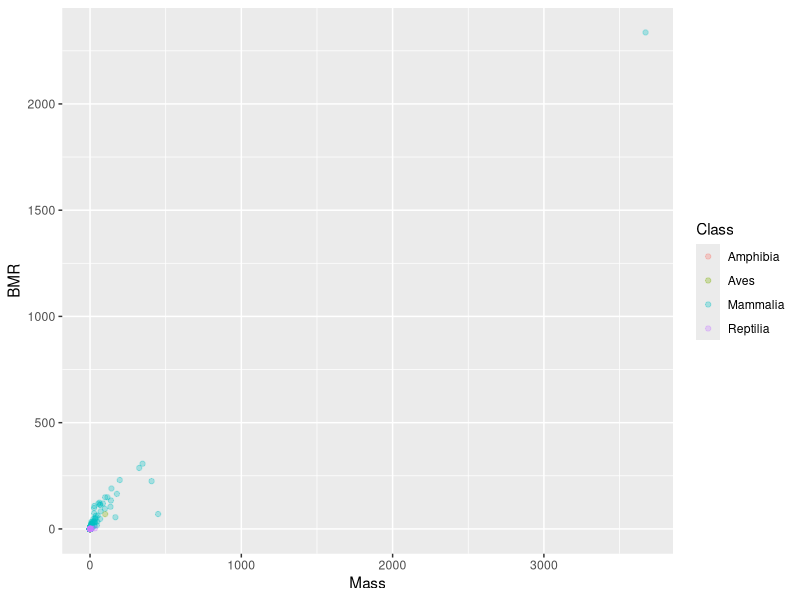
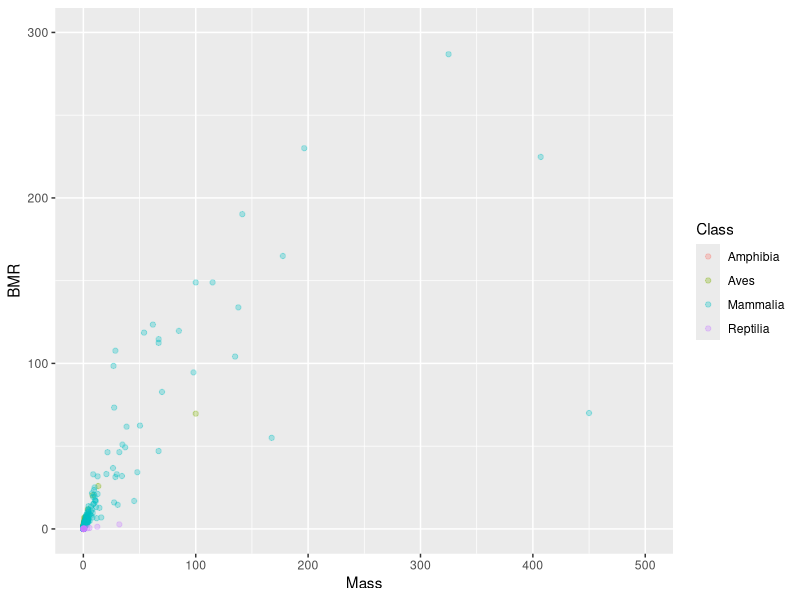
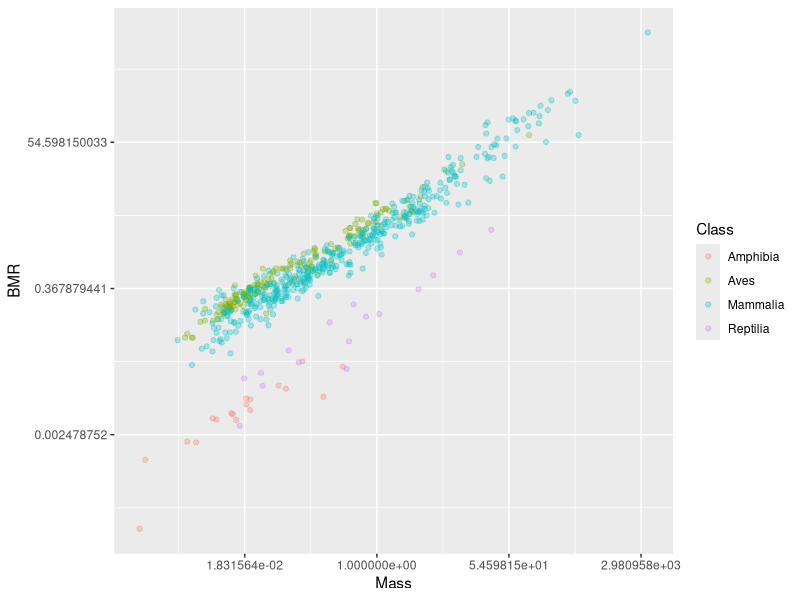
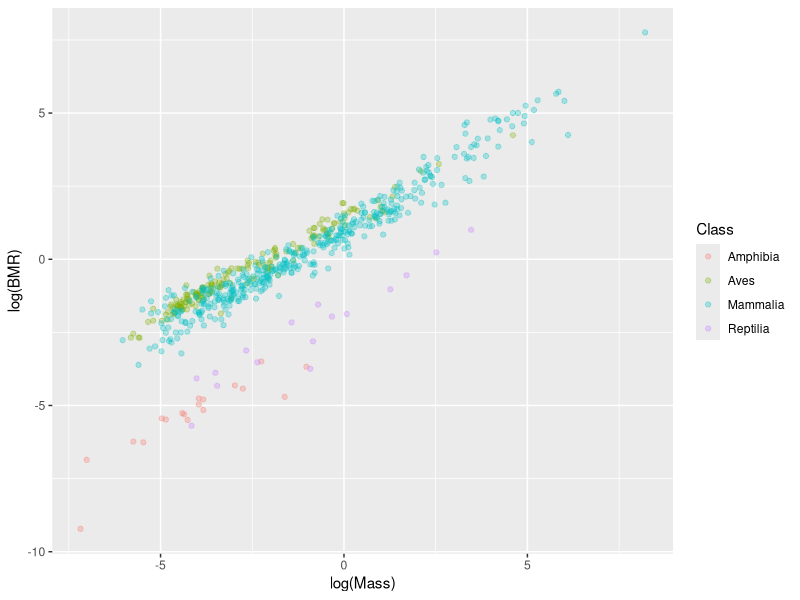
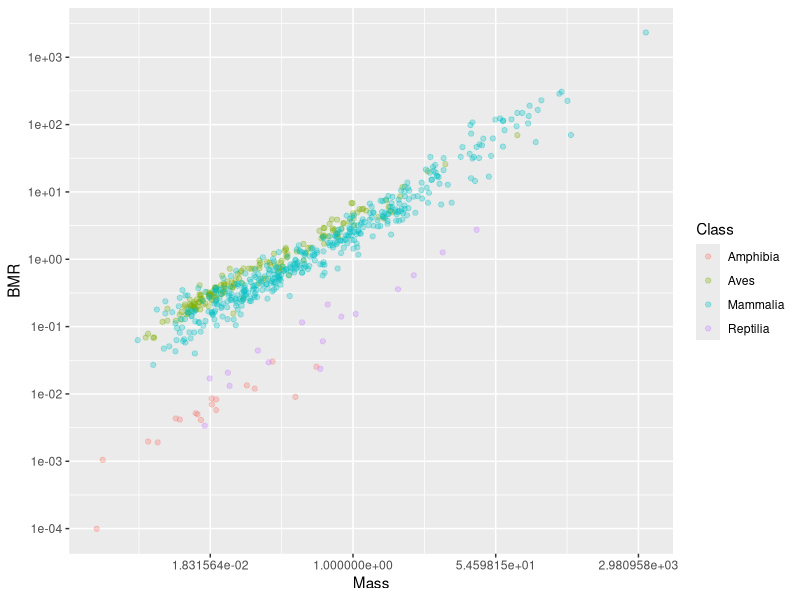
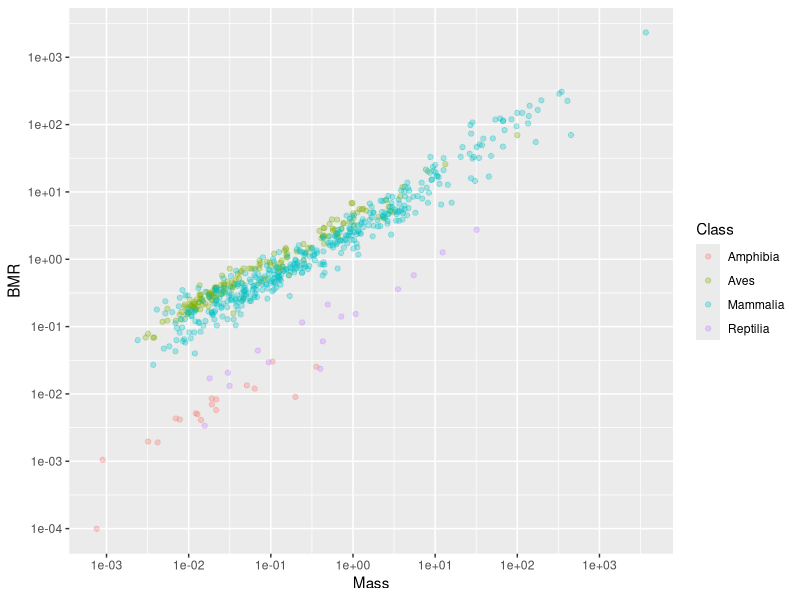
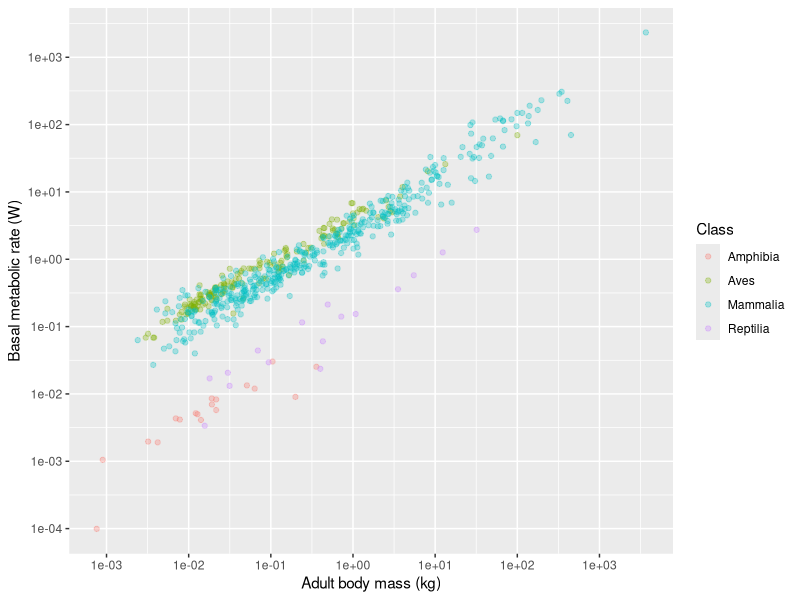
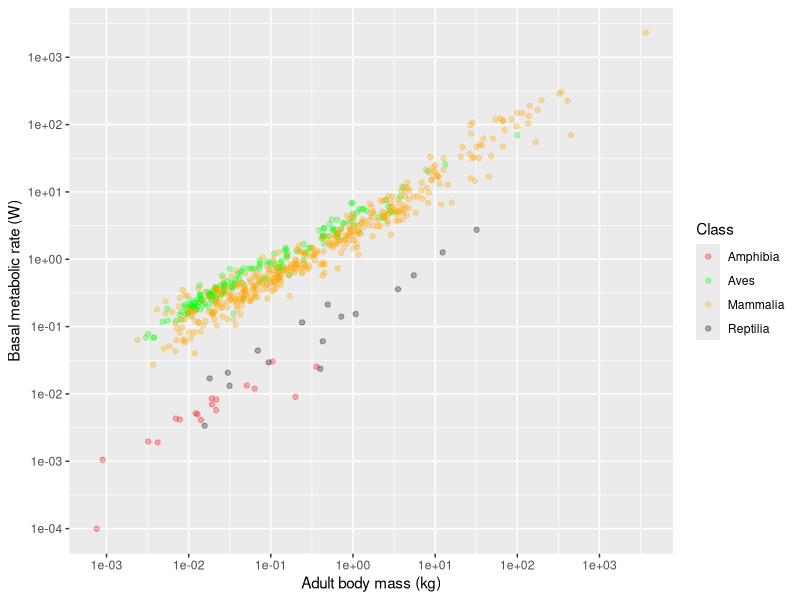

Write the R code that produced these figures, in order.
## ---- chunk 1
library(tidyverse)
## ---- chunk 2
x <- read.csv("CourseData/anage_data.csv")
## ---- chunk 3

anage <- x %>% 
  mutate(Species = paste(Genus,Species)) %>%
  rename(Longevity = "Maximum.longevity..yrs.",
         Mass = "Body.mass..g." ,
         BMR = "Metabolic.rate..W.") %>%
  select(Class, Order, Species,Mass,Longevity,BMR) %>%
  filter(Class %in% c("Aves","Amphibia","Mammalia","Reptilia")) %>% 
  droplevels() %>% #this removes unused "factor levels" e.g. "Insecta"
  mutate(Mass = Mass/1000,
         BMRperKg = BMR/Mass) 

summary(anage)  
## ---- chunk 4
png("basePlot.png")
plot(log(anage$Mass),log(anage$BMR))
dev.off()
## ---- chunk 5
(p1 <- ggplot(anage,aes(x = Mass, y = BMR, colour = Class)) + 
  geom_point(alpha=0.3)) #use alpha argument to make points transparent
## ---- chunk 6
p1 + 
  xlim(0,500) + 
  ylim(0,300)
## ---- chunk 7
(p2 <- p1 + 
  scale_x_continuous(trans = "log") +
  scale_y_continuous(trans = "log"))
## ---- chunk 8
(ggplot(anage,aes(x = log(Mass), y = log(BMR), colour = Class)) + 
   geom_point(alpha=0.3))
## ---- chunk 9
(p2 <- p1 + 
  scale_x_continuous(trans = "log") +
  scale_y_continuous(trans = "log", breaks = c(0.0001,0.001,0.01,0.1,1,10,100,1000)))
## ---- chunk 10
(p2 <- p1 + 
  scale_x_continuous(trans = "log", 
                     breaks = c(0.001,0.01,0.1,1,10,100,1000)) +
  scale_y_continuous(trans = "log", 
                     breaks = c(0.0001,0.001,0.01,0.1,1,10,100,1000))
 )
## ---- chunk 11
(p3 <- p2 + 
  xlab("Adult body mass (kg)") + 
  ylab("Basal metabolic rate (W)")
)
## ---- chunk 12
p3 + 
  scale_colour_manual(values = c("red","green","orange","black"))
## ---- chunk 13
p3 + 
  scale_colour_manual(values = c("#33FF6475","#3368FF75","#FF33CE75","#FFCA3375"))
## ---- chunk 14
p3 + 
  scale_colour_viridis_d(option = "D")
## ---- chunk 15
p3 + 
  scale_colour_grey()
## ---- chunk 16
p3 + 
  scale_colour_brewer(palette = "BrBG")
## ---- chunk 17
(p4 <- p3 + 
  theme_minimal()
)
## ---- chunk 18
library(ggthemes)
p3 + 
  theme_economist()
## ---- chunk 19
p3 + 
  scale_color_colorblind()
## ---- chunk 20
p3 + 
  theme(legend.position  = "bottom")
## ---- chunk 21
library(patchwork)
## ---- chunk 22
#PlotA (this is what you have already created above)
plotA <- ggplot(anage,aes(x = Mass, y = BMR, colour = Class)) +
  geom_point(alpha=0.5) + 
  scale_x_continuous(trans = "log",breaks =c(0.001,0.01,0.1,1,10,100,1000)) + 
  scale_y_continuous(trans = "log",breaks =c(0.0001,0.001,0.01,0.1,1,10,100,1000)) +
  xlab("Adult body mass (kg)") + 
  ylab("Basal metabolic rate (W)") +
  theme_minimal() +
  theme(legend.position  = "bottom",
        legend.title = element_blank())

(plotB <- ggplot(anage,aes(x = Mass, y = BMRperKg, colour = Class)) +
    geom_point(alpha=0.5) + 
    scale_x_continuous(trans = "log",breaks =c(0.001,0.01,0.1,1,10,100,1000)) +
    scale_y_continuous(trans = "log",breaks =c(0.0001,0.001,0.01,0.1,1,10)) + 
    xlab("Adult body mass (kg)") + 
    ylab("Basal metabolic rate (W/kg)") +
    theme_minimal() + 
    theme(legend.position  = "none")
) #This one is wrapped in brackets so that R shows it
## ---- chunk 23
plotA + plotB
## ---- chunk 24
plotA + ggtitle("A") +  plotB + ggtitle("B")
## ---- chunk 25
(plotA + ggtitle("A")) / (plotB + ggtitle("B"))
